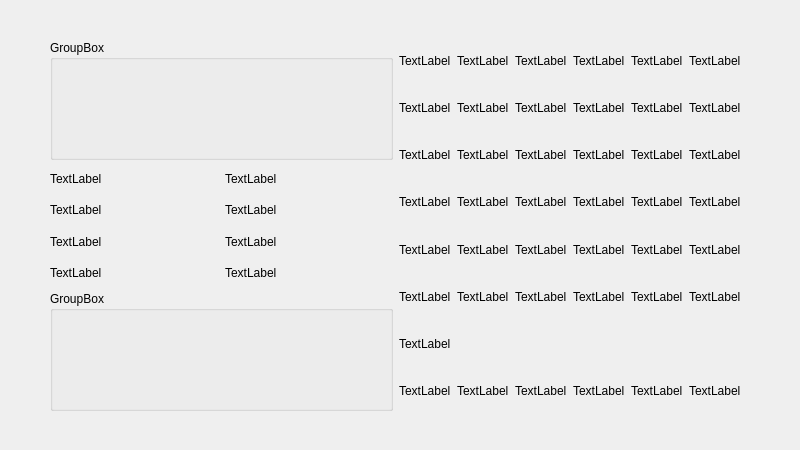
<?xml version="1.0" encoding="UTF-8"?>
<ui version="4.0">
 <class>WeatherForcast</class>
 <widget class="QMainWindow" name="WeatherForcast">
  <property name="geometry">
   <rect>
    <x>0</x>
    <y>0</y>
    <width>800</width>
    <height>450</height>
   </rect>
  </property>
  <property name="windowTitle">
   <string>WeatherForcast</string>
  </property>
  <widget class="QWidget" name="centralwidget">
   <widget class="QWidget" name="widget" native="true">
    <property name="geometry">
     <rect>
      <x>0</x>
      <y>0</y>
      <width>800</width>
      <height>450</height>
     </rect>
    </property>
    <widget class="QWidget" name="">
     <property name="geometry">
      <rect>
       <x>50</x>
       <y>40</y>
       <width>691</width>
       <height>371</height>
      </rect>
     </property>
     <layout class="QHBoxLayout" name="horizontalLayout_12">
      <item>
       <layout class="QVBoxLayout" name="verticalLayout_3">
        <item>
         <widget class="QGroupBox" name="groupBox_2">
          <property name="title">
           <string>GroupBox</string>
          </property>
         </widget>
        </item>
        <item>
         <layout class="QVBoxLayout" name="verticalLayout_2">
          <item>
           <layout class="QHBoxLayout" name="horizontalLayout_8">
            <item>
             <widget class="QLabel" name="label_44">
              <property name="text">
               <string>TextLabel</string>
              </property>
             </widget>
            </item>
            <item>
             <widget class="QLabel" name="label_45">
              <property name="text">
               <string>TextLabel</string>
              </property>
             </widget>
            </item>
           </layout>
          </item>
          <item>
           <layout class="QHBoxLayout" name="horizontalLayout_9">
            <item>
             <widget class="QLabel" name="label_46">
              <property name="text">
               <string>TextLabel</string>
              </property>
             </widget>
            </item>
            <item>
             <widget class="QLabel" name="label_47">
              <property name="text">
               <string>TextLabel</string>
              </property>
             </widget>
            </item>
           </layout>
          </item>
          <item>
           <layout class="QHBoxLayout" name="horizontalLayout_10">
            <item>
             <widget class="QLabel" name="label_48">
              <property name="text">
               <string>TextLabel</string>
              </property>
             </widget>
            </item>
            <item>
             <widget class="QLabel" name="label_49">
              <property name="text">
               <string>TextLabel</string>
              </property>
             </widget>
            </item>
           </layout>
          </item>
          <item>
           <layout class="QHBoxLayout" name="horizontalLayout_11">
            <item>
             <widget class="QLabel" name="label_50">
              <property name="text">
               <string>TextLabel</string>
              </property>
             </widget>
            </item>
            <item>
             <widget class="QLabel" name="label_51">
              <property name="text">
               <string>TextLabel</string>
              </property>
             </widget>
            </item>
           </layout>
          </item>
         </layout>
        </item>
        <item>
         <widget class="QGroupBox" name="groupBox">
          <property name="title">
           <string>GroupBox</string>
          </property>
         </widget>
        </item>
       </layout>
      </item>
      <item>
       <layout class="QVBoxLayout" name="verticalLayout">
        <item>
         <layout class="QHBoxLayout" name="horizontalLayout">
          <item>
           <widget class="QLabel" name="label">
            <property name="text">
             <string>TextLabel</string>
            </property>
           </widget>
          </item>
          <item>
           <widget class="QLabel" name="label_2">
            <property name="text">
             <string>TextLabel</string>
            </property>
           </widget>
          </item>
          <item>
           <widget class="QLabel" name="label_3">
            <property name="text">
             <string>TextLabel</string>
            </property>
           </widget>
          </item>
          <item>
           <widget class="QLabel" name="label_4">
            <property name="text">
             <string>TextLabel</string>
            </property>
           </widget>
          </item>
          <item>
           <widget class="QLabel" name="label_5">
            <property name="text">
             <string>TextLabel</string>
            </property>
           </widget>
          </item>
          <item>
           <widget class="QLabel" name="label_6">
            <property name="text">
             <string>TextLabel</string>
            </property>
           </widget>
          </item>
         </layout>
        </item>
        <item>
         <layout class="QHBoxLayout" name="horizontalLayout_2">
          <item>
           <widget class="QLabel" name="label_7">
            <property name="text">
             <string>TextLabel</string>
            </property>
           </widget>
          </item>
          <item>
           <widget class="QLabel" name="label_8">
            <property name="text">
             <string>TextLabel</string>
            </property>
           </widget>
          </item>
          <item>
           <widget class="QLabel" name="label_9">
            <property name="text">
             <string>TextLabel</string>
            </property>
           </widget>
          </item>
          <item>
           <widget class="QLabel" name="label_10">
            <property name="text">
             <string>TextLabel</string>
            </property>
           </widget>
          </item>
          <item>
           <widget class="QLabel" name="label_11">
            <property name="text">
             <string>TextLabel</string>
            </property>
           </widget>
          </item>
          <item>
           <widget class="QLabel" name="label_12">
            <property name="text">
             <string>TextLabel</string>
            </property>
           </widget>
          </item>
         </layout>
        </item>
        <item>
         <layout class="QHBoxLayout" name="horizontalLayout_4">
          <item>
           <widget class="QLabel" name="label_19">
            <property name="text">
             <string>TextLabel</string>
            </property>
           </widget>
          </item>
          <item>
           <widget class="QLabel" name="label_20">
            <property name="text">
             <string>TextLabel</string>
            </property>
           </widget>
          </item>
          <item>
           <widget class="QLabel" name="label_21">
            <property name="text">
             <string>TextLabel</string>
            </property>
           </widget>
          </item>
          <item>
           <widget class="QLabel" name="label_22">
            <property name="text">
             <string>TextLabel</string>
            </property>
           </widget>
          </item>
          <item>
           <widget class="QLabel" name="label_23">
            <property name="text">
             <string>TextLabel</string>
            </property>
           </widget>
          </item>
          <item>
           <widget class="QLabel" name="label_24">
            <property name="text">
             <string>TextLabel</string>
            </property>
           </widget>
          </item>
         </layout>
        </item>
        <item>
         <layout class="QHBoxLayout" name="horizontalLayout_3">
          <item>
           <widget class="QLabel" name="label_14">
            <property name="text">
             <string>TextLabel</string>
            </property>
           </widget>
          </item>
          <item>
           <widget class="QLabel" name="label_13">
            <property name="text">
             <string>TextLabel</string>
            </property>
           </widget>
          </item>
          <item>
           <widget class="QLabel" name="label_15">
            <property name="text">
             <string>TextLabel</string>
            </property>
           </widget>
          </item>
          <item>
           <widget class="QLabel" name="label_16">
            <property name="text">
             <string>TextLabel</string>
            </property>
           </widget>
          </item>
          <item>
           <widget class="QLabel" name="label_17">
            <property name="text">
             <string>TextLabel</string>
            </property>
           </widget>
          </item>
          <item>
           <widget class="QLabel" name="label_18">
            <property name="text">
             <string>TextLabel</string>
            </property>
           </widget>
          </item>
         </layout>
        </item>
        <item>
         <layout class="QHBoxLayout" name="horizontalLayout_5">
          <item>
           <widget class="QLabel" name="label_29">
            <property name="text">
             <string>TextLabel</string>
            </property>
           </widget>
          </item>
          <item>
           <widget class="QLabel" name="label_30">
            <property name="text">
             <string>TextLabel</string>
            </property>
           </widget>
          </item>
          <item>
           <widget class="QLabel" name="label_31">
            <property name="text">
             <string>TextLabel</string>
            </property>
           </widget>
          </item>
          <item>
           <widget class="QLabel" name="label_32">
            <property name="text">
             <string>TextLabel</string>
            </property>
           </widget>
          </item>
          <item>
           <widget class="QLabel" name="label_33">
            <property name="text">
             <string>TextLabel</string>
            </property>
           </widget>
          </item>
          <item>
           <widget class="QLabel" name="label_34">
            <property name="text">
             <string>TextLabel</string>
            </property>
           </widget>
          </item>
         </layout>
        </item>
        <item>
         <layout class="QHBoxLayout" name="horizontalLayout_6">
          <item>
           <widget class="QLabel" name="label_25">
            <property name="text">
             <string>TextLabel</string>
            </property>
           </widget>
          </item>
          <item>
           <widget class="QLabel" name="label_26">
            <property name="text">
             <string>TextLabel</string>
            </property>
           </widget>
          </item>
          <item>
           <widget class="QLabel" name="label_27">
            <property name="text">
             <string>TextLabel</string>
            </property>
           </widget>
          </item>
          <item>
           <widget class="QLabel" name="label_28">
            <property name="text">
             <string>TextLabel</string>
            </property>
           </widget>
          </item>
          <item>
           <widget class="QLabel" name="label_35">
            <property name="text">
             <string>TextLabel</string>
            </property>
           </widget>
          </item>
          <item>
           <widget class="QLabel" name="label_36">
            <property name="text">
             <string>TextLabel</string>
            </property>
           </widget>
          </item>
         </layout>
        </item>
        <item>
         <widget class="QLabel" name="label_37">
          <property name="text">
           <string>TextLabel</string>
          </property>
         </widget>
        </item>
        <item>
         <layout class="QHBoxLayout" name="horizontalLayout_7">
          <item>
           <widget class="QLabel" name="label_43">
            <property name="text">
             <string>TextLabel</string>
            </property>
           </widget>
          </item>
          <item>
           <widget class="QLabel" name="label_38">
            <property name="text">
             <string>TextLabel</string>
            </property>
           </widget>
          </item>
          <item>
           <widget class="QLabel" name="label_39">
            <property name="text">
             <string>TextLabel</string>
            </property>
           </widget>
          </item>
          <item>
           <widget class="QLabel" name="label_40">
            <property name="text">
             <string>TextLabel</string>
            </property>
           </widget>
          </item>
          <item>
           <widget class="QLabel" name="label_41">
            <property name="text">
             <string>TextLabel</string>
            </property>
           </widget>
          </item>
          <item>
           <widget class="QLabel" name="label_42">
            <property name="text">
             <string>TextLabel</string>
            </property>
           </widget>
          </item>
         </layout>
        </item>
       </layout>
      </item>
     </layout>
    </widget>
   </widget>
  </widget>
 </widget>
 <resources/>
 <connections/>
</ui>
